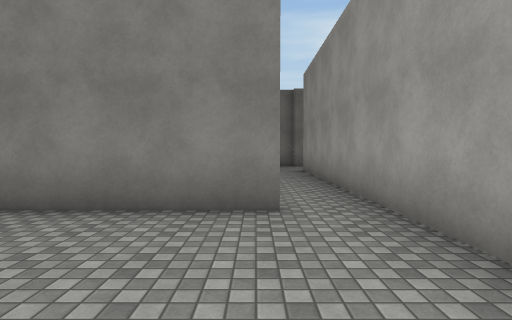
view 1 (above)

24 first-person views from a walk through a scene from a Unity 3-D project. The camera is 1.4 m above the floor, tilts 2° down and sees 80° across. The floor is counted in squares, 2 m on a side. Each view is taken from the middle of a square. On the plan, view 1 faces up. The plan holds only what a view shows up to about 10 squares ahead; the rest is blank. The place goes on beyond the plan. Surface patterns are stand-ins for the level's own textures.

view 2
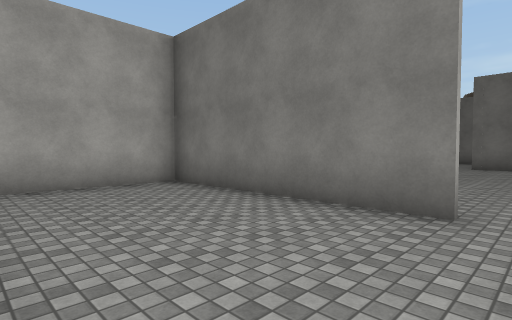

view 3
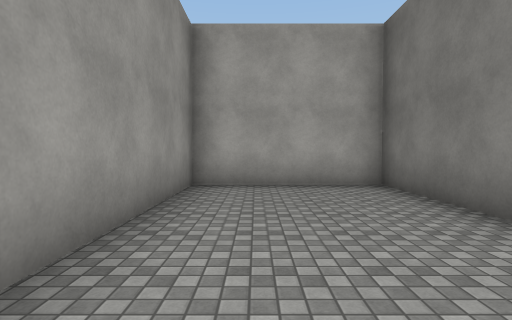

view 4
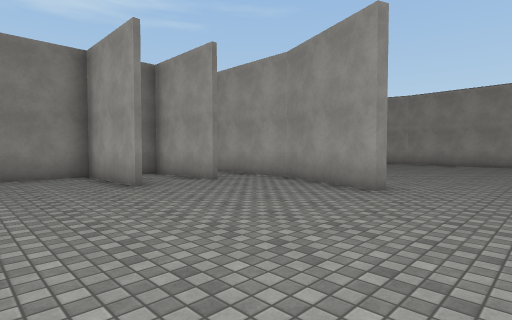

view 5
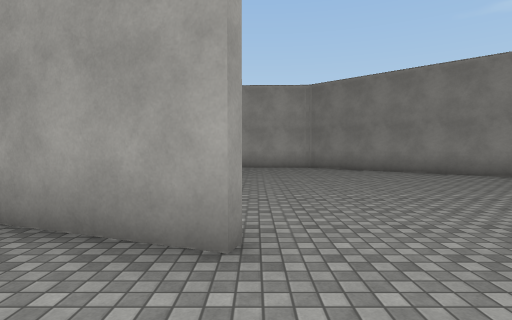

view 6
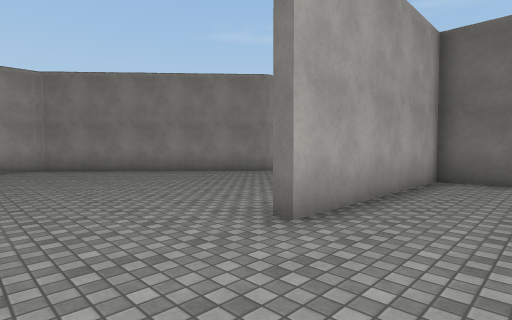

view 7
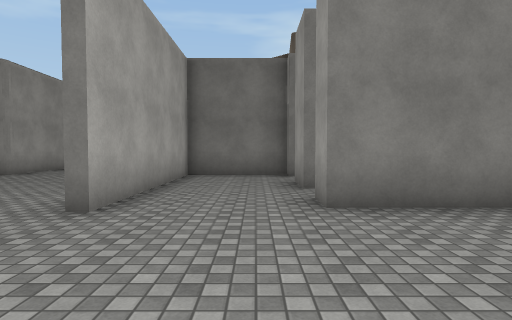

view 8
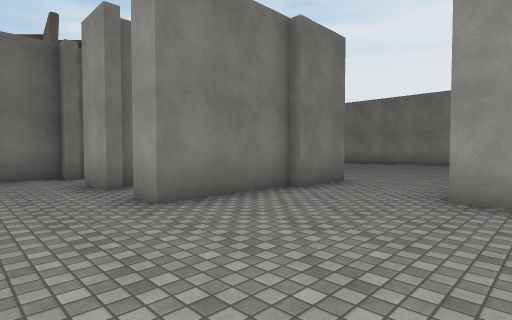

view 9
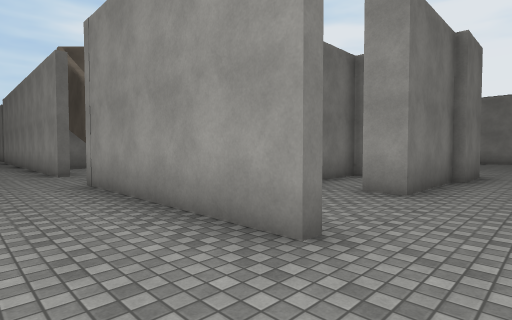

view 10
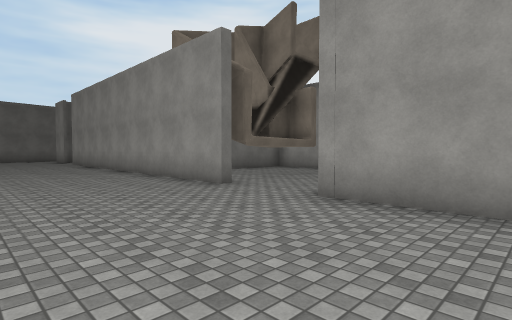

view 11
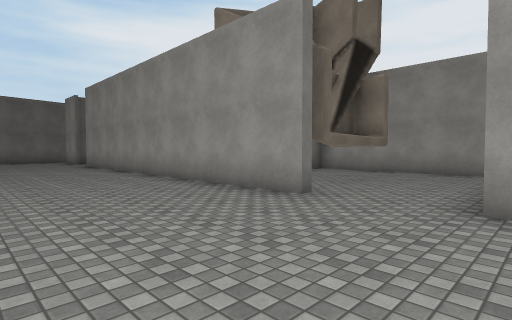

view 12
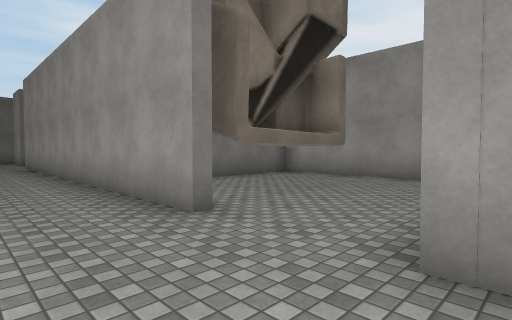

view 13
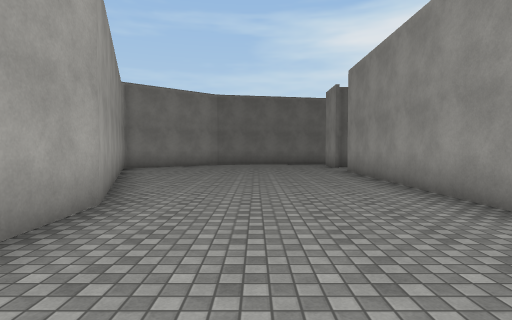

view 14
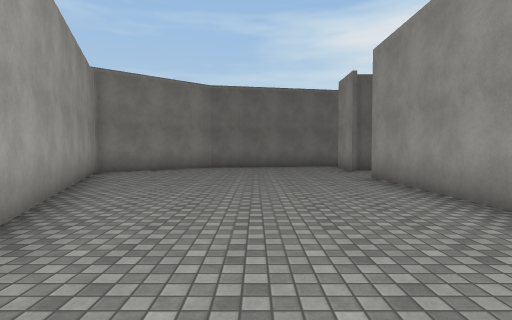

view 15
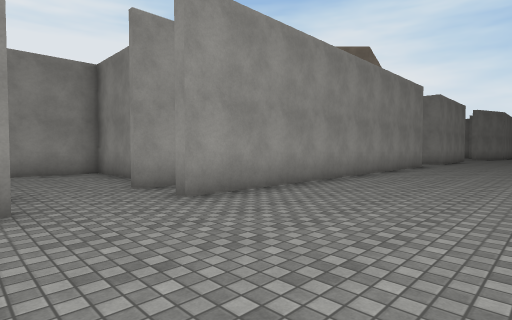

view 16
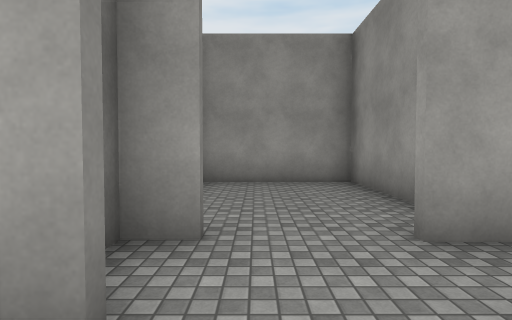

view 17
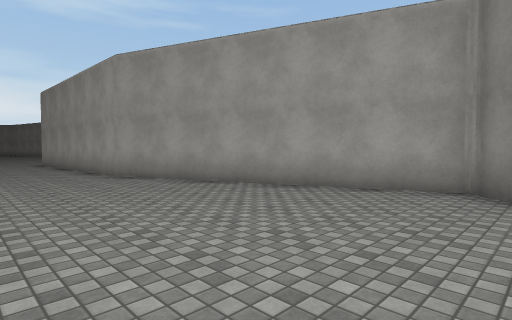

view 18
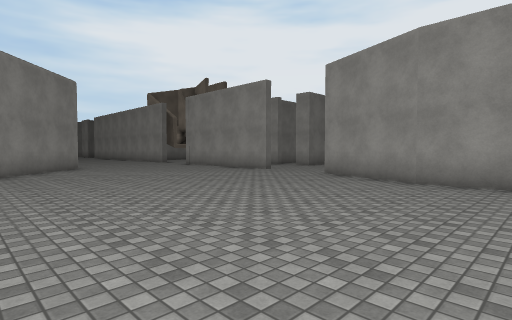

view 19
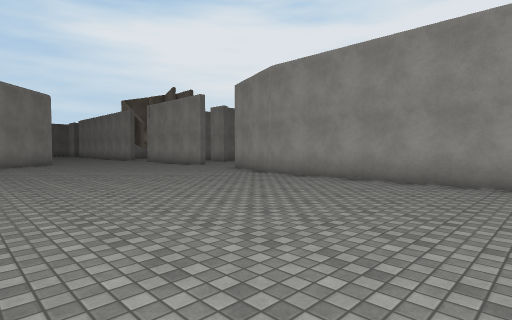

view 20
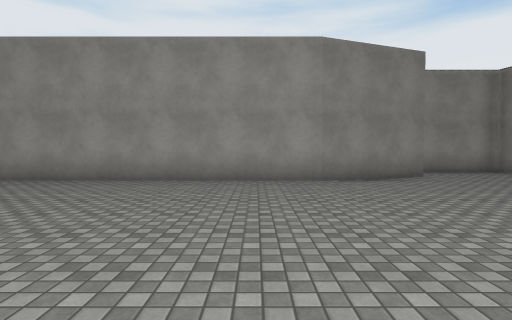

view 21
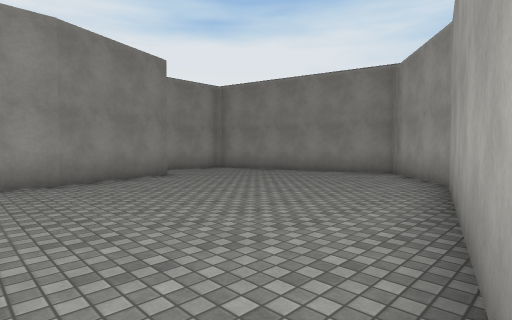

view 22
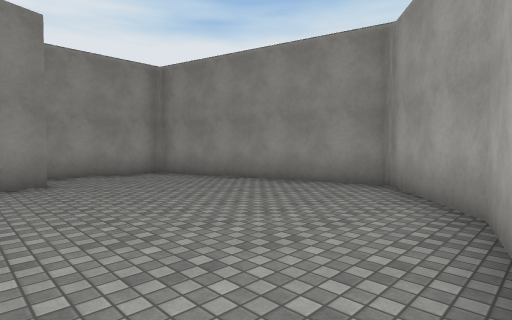

view 23
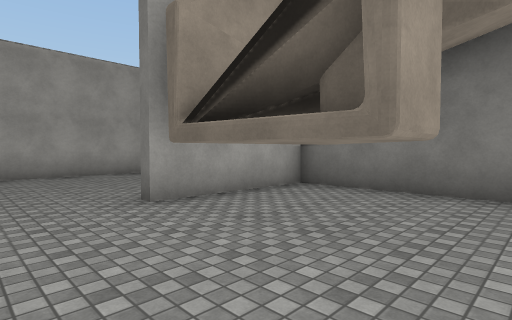

view 24
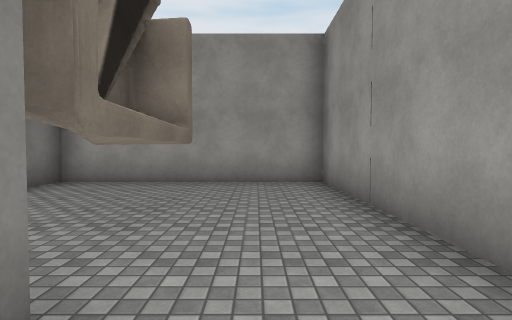

### Floor plan
Key: @ floor where view 1 was taken; # wall or solid block; . floor; T thing the floor can be seen under or through.
Columns run from 12 left of view 1 to 7 right of it. Each row starts with its distance up from view 1.
 33 ##......###   #
 32 #.............#
 31 #.............#
 30 ##......#######
 29  #......#
 28  #......#
 27  ##.....#
 26   #.....#
 25   ##....#
 24    #....#
 23    #....#######
 22    #....#.....#
 21    #....T.....#
 20    #....TTTT..#
 19    #..........#
 18    #..........#
 17   ##....#######
 16  ##.....#...
 15 ##......#..####
 14 #.......#.....#
 13 ........#..#### ....
 12 ..............##....
 11 ....................
 10 ..............#
  9 .......##.....#
  8 .......#......#
  7 .......#......#
  6 .......#.##...#
  5 .......#.##...#
  4 .......#.##...#
  3 .......## ###.#
  2 .......#......#
  1 .......#......
  0 #......#####@.
 -1 #......#
 -2 #......##
 -3 #...... #
 -4 ##........#
 -5  #........#
 -6  #........#
 -7  ##....####
 -8   ######

Where each view was taken, in squares from view 1:
view 1: 0 up, 0 right, facing up
view 2: 0 up, 1 right, facing up-left
view 3: 1 up, 1 right, facing left
view 4: 12 up, 1 right, facing down-left
view 5: 10 up, 2 left, facing left
view 6: 10 up, 2 left, facing up-left
view 7: 9 up, 2 left, facing up
view 8: 9 up, 3 left, facing up-right
view 9: 11 up, 6 left, facing up-right
view 10: 15 up, 8 left, facing up-right
view 11: 17 up, 8 left, facing up-right
view 12: 17 up, 6 left, facing up-right
view 13: 21 up, 7 left, facing up
view 14: 23 up, 7 left, facing up
view 15: 33 up, 8 left, facing down-right
view 16: 32 up, 5 left, facing right
view 17: 33 up, 6 left, facing down-left
view 18: 5 up, 12 left, facing up-right
view 19: 1 up, 12 left, facing up-right
view 20: 1 up, 12 left, facing right
view 21: 1 up, 12 left, facing down-right
view 22: 2 down, 11 left, facing down-right
view 23: 18 up, 0 right, facing up-left
view 24: 19 up, 5 left, facing right
